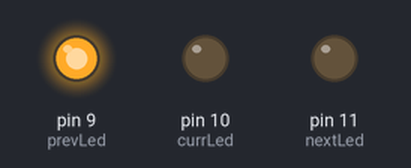
Simulated run of this sketch. Board: Arduino Uno, built with avr-gcc and run on an emulated ATmega328P. On the bench: output pins drawn as LEDs (lit = HIGH).

Above: at 0.1 s.
At 9.9 s:
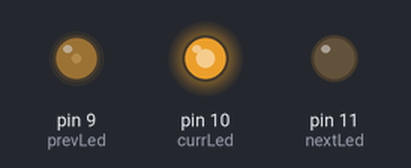
At 19.9 s:
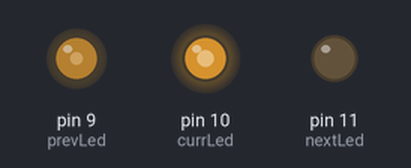
At 39.7 s:
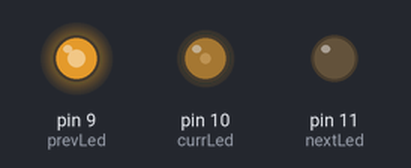
Timing chart, 0 to 40.0 s (numbered marks = the images above):
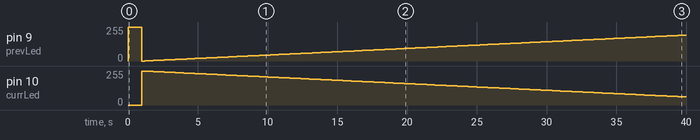

Measured:
- by itself, pin 9 (prevLed): 255/255 → 0/255 at 1.0 s, → 1/255 0.20 s later, → 2/255 0.20 s later, → 3/255 0.20 s later, … (195 changes in this stretch)
- by itself, pin 10 (currLed): 0/255 → 255/255 at 1.0 s, → 254/255 0.20 s later, → 253/255 0.20 s later, → 252/255 0.20 s later, … (195 changes in this stretch)

The sketch:

RGBFade.ino
```cpp
int tmp = 0; // temporary pin storage var
int prevLed = 9; // previous led to fade out
int currLed = 10; // current let to fade in
int nextLed = 11; // next led, ignored in the cycle itself

int fa = 1; // fade amount
int limit = 255; // brightness limit
int dl = 200; // delay between ticks

void setup() {
  /* Serial.begin(9600); */
  pinMode(prevLed, OUTPUT);
  pinMode(currLed, OUTPUT);
  pinMode(nextLed, OUTPUT);
  analogWrite(prevLed, limit);
  analogWrite(currLed, 0);
}

void log() {
  Serial.print("prevLed: ");
  Serial.println(prevLed);
  Serial.print("currLed: ");
  Serial.println(currLed);
  Serial.print("nextLed: ");
  Serial.println(nextLed);
  Serial.println("=============");
}

void fade() {
  for (int i = limit; i >= 0; i-=fa) {
    analogWrite(prevLed, limit-i);
    analogWrite(currLed, i);
    delay(dl);
  }
}

void swap() {
  tmp = prevLed;
  prevLed = currLed;
  currLed = nextLed;
  nextLed = tmp;
}

void loop() {
  delay(1000);
  fade();
  swap();
}
```
